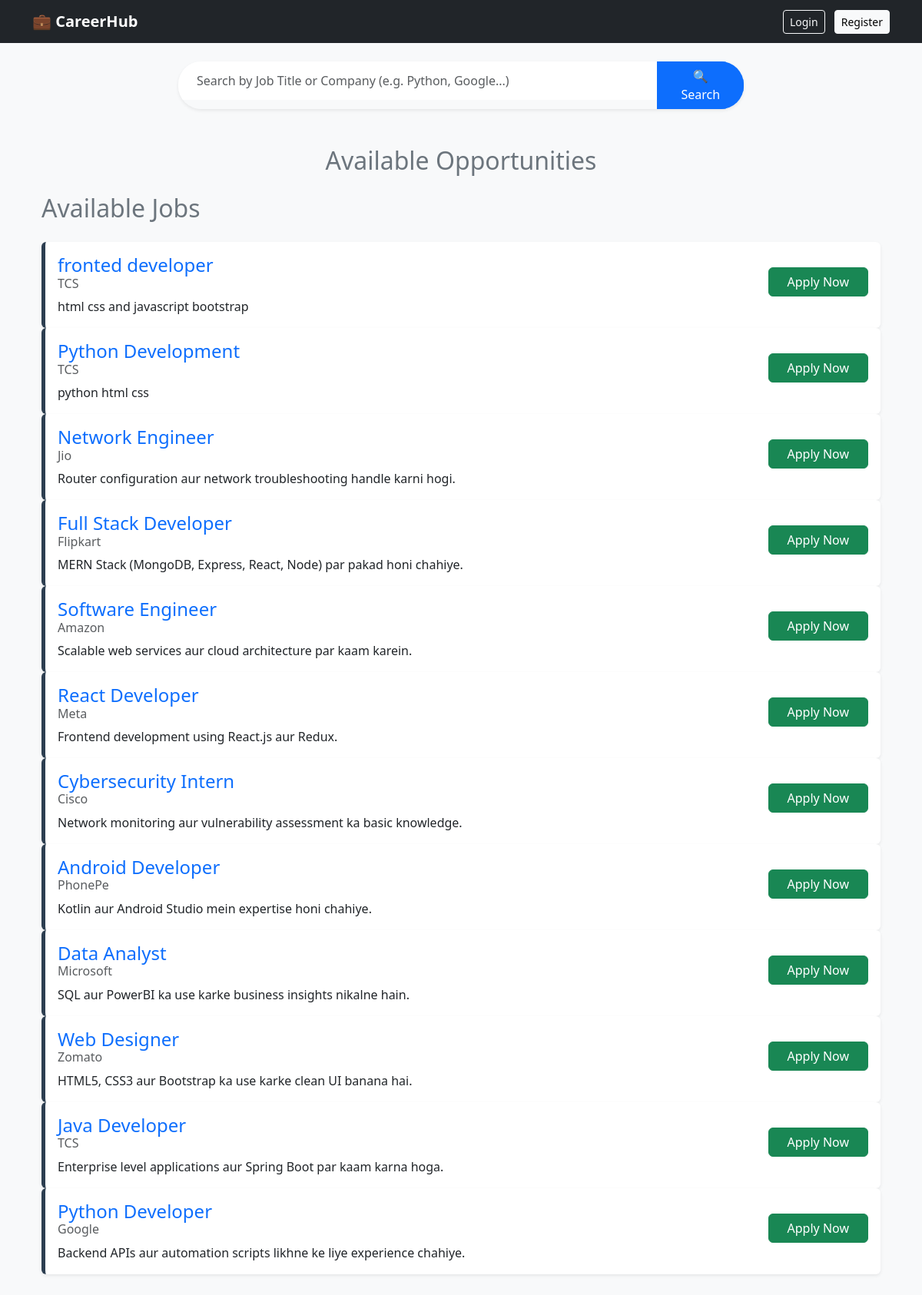
The page / on the database its author committed.
### tables this page shows
CREATE TABLE jobs 
                      (id INTEGER PRIMARY KEY AUTOINCREMENT, 
                       title TEXT, company TEXT, description TEXT);

### app.py (the view)
@app.route('/')
def index():
    search_query = request.args.get('search') # URL se search term lega
    conn = sqlite3.connect('jobs.db')
    cursor = conn.cursor()
    if search_query:
        query = "SELECT * FROM jobs WHERE title LIKE ? OR company LIKE ? ORDER BY id DESC"
        cursor.execute(query, ('%' + search_query + '%', '%' + search_query + '%'))
    else:
        cursor.execute("SELECT * FROM jobs ORDER BY id DESC")
    jobs = cursor.fetchall()
    conn.close()
    return render_template('index.html', jobs=jobs)

### templates/index.html (shortened to what this page needs)
<!DOCTYPE html>
<html lang="en">
<head>
    <link href="https://cdn.jsdelivr.net/npm/bootstrap@5.3.0/dist/css/bootstrap.min.css" rel="stylesheet">
</head>
<body>
    <body>
<nav class="navbar navbar-dark bg-dark mb-4">
    <div class="container">
        <a class="navbar-brand fw-bold" href="/">💼 CareerHub</a>
        <div>
            {% if session.get('user') %}
                <span class="text-light me-3 small">Hi, {{ session['user'] }}</span>
                <a href="/post" class="btn btn-sm btn-outline-light">Post Job</a>
                <a href="/logout" class="btn btn-sm btn-danger ms-2">Logout</a>
            {% else %}
                <a href="/login" class="btn btn-sm btn-outline-light">Login</a>
                <a href="/register" class="btn btn-sm btn-light ms-2">Register</a>
            {% endif %}
        </div>
    </div>
</nav>
<div class="container mb-5">
    <div class="row justify-content-center">
        <div class="col-md-8">
            <form action="/" method="GET" class="d-flex shadow-sm" style="border-radius: 30px; overflow: hidden;">
                <input type="text" name="search" class="form-control border-0 px-4"
                       placeholder="Search by Job Title or Company (e.g. Python, Google...)"
                       style="height: 50px; border-radius: 0;">
                <button type="submit" class="btn btn-primary px-4" style="border-radius: 0;">
                    🔍 Search
                </button>
            </form>
        </div>
    </div>
</div>
<div class="container">
    <h2 class="mb-4 text-secondary text-center">Available Opportunities</h2>
<div class="container">
    <h2 class="mb-4 text-secondary">Available Jobs</h2>
    <div class="row">
        {% for job in jobs %}
        <div class="col-md-12 mb-3">
            <div class="card job-card shadow-sm">
                <div class="card-body d-flex justify-content-between align-items-center">
                    <div>
                        <h4 class="card-title mb-1 text-primary">{{ job[1] }}</h4>
                        <h6 class="card-subtitle mb-2 text-muted">{{ job[2] }}</h6>
                        <p class="card-text">{{ job[3] }}</p>
                    </div>
                    <div class="text-end">
                        <a href="/apply" class="btn btn-success px-4 mb-2">Apply Now</a> <br>
                </div>
            </div>
        </div>
        {% endfor %}
    </div>
</div>
</body>
</html>

### templates/index.html (style rules this page uses)
body { background-color: #f8f9fa; font-family: 'Segoe UI', sans-serif; }
.navbar { background-color: #2c3e50; }
.job-card { border: none; border-left: 5px solid #2c3e50; transition: 0.3s; }

### rows shown on the page
jobs: title "fronted developer", company "TCS", description "html css and javascript bootstrap"
jobs: title "Python Development", company "TCS", description "python html css"
jobs: title "Network Engineer", company "Jio", description "Router configuration aur network troubleshooting handle karni hogi."
jobs: title "Full Stack Developer", company "Flipkart", description "MERN Stack (MongoDB, Express, React, Node) par pakad honi chahiye."
jobs: title "Software Engineer", company "Amazon", description "Scalable web services aur cloud architecture par kaam karein."
jobs: title "React Developer", company "Meta", description "Frontend development using React.js aur Redux."
jobs: title "Cybersecurity Intern", company "Cisco", description "Network monitoring aur vulnerability assessment ka basic knowledge."
jobs: title "Android Developer", company "PhonePe", description "Kotlin aur Android Studio mein expertise honi chahiye."
jobs: title "Data Analyst", company "Microsoft", description "SQL aur PowerBI ka use karke business insights nikalne hain."
jobs: title "Web Designer", company "Zomato", description "HTML5, CSS3 aur Bootstrap ka use karke clean UI banana hai."
jobs: title "Java Developer", company "TCS", description "Enterprise level applications aur Spring Boot par kaam karna hoga."
jobs: title "Python Developer", company "Google", description "Backend APIs aur automation scripts likhne ke liye experience chahiye."
